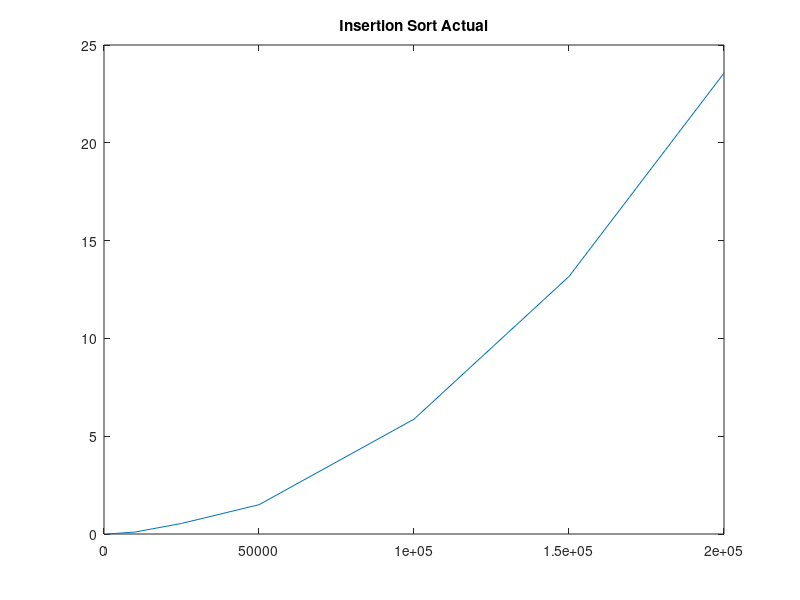
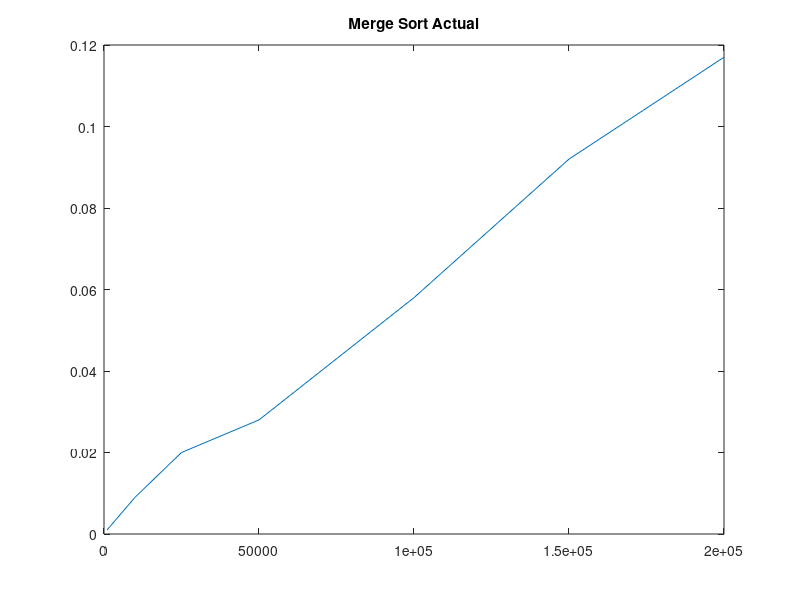
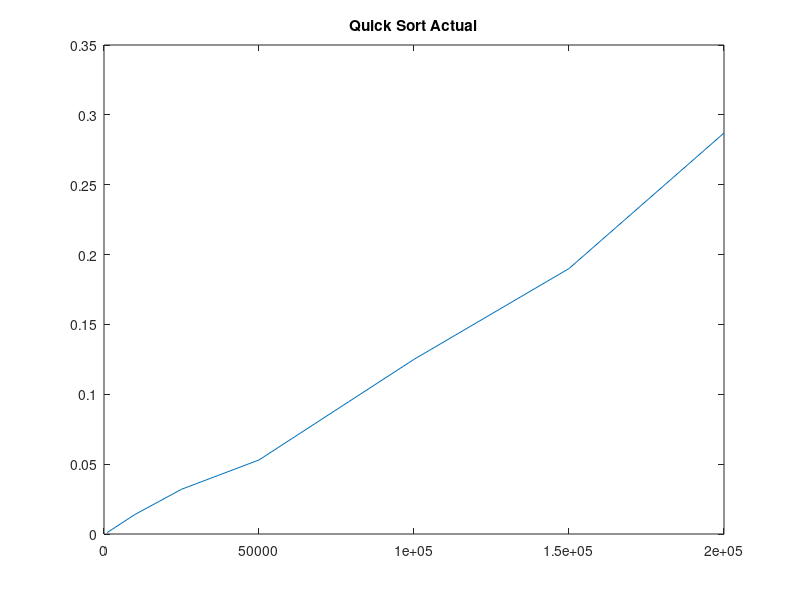
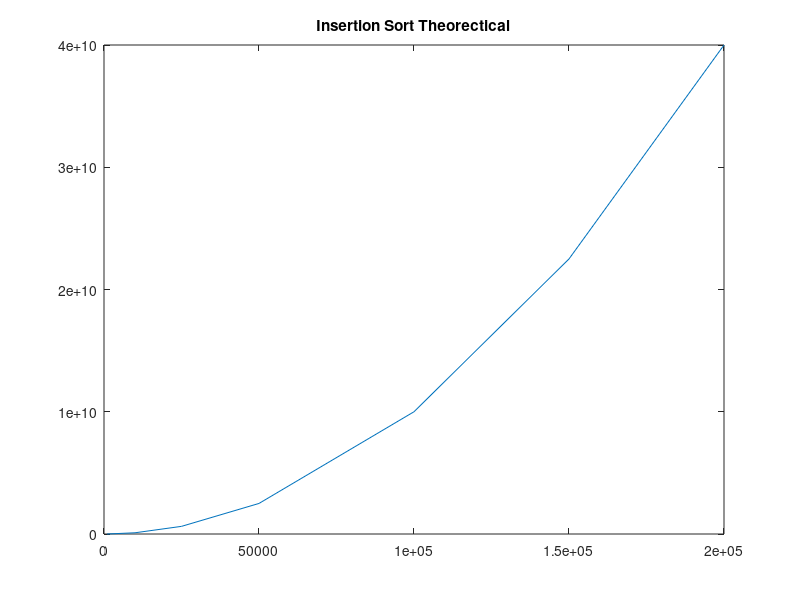

Write the MATLAB code that produced these figures, in order.
a = [0 .1 .539 1.498 5.87 13.166 23.564];
b = [.001 .009 .02 .028 .058 .092 .117];
c = [.001 .014 .032 .053 .125 .19 .287];
n = [1000, 10000, 25000, 50000, 100000, 150000, 200000];
ms = n.*log2(n);
is = n.^2;
figure
plot(n, a)
title('Insertion Sort Actual')

figure
plot(n, b)
title('Merge Sort Actual')

figure
plot(n, c)
title('Quick Sort Actual')

figure 
plot(n, is)
title('Insertion Sort Theorectical')

figure
plot(n, ms)
title('Merge Sort Theorectical')

figure
plot(n, ms)
title('Quick Sort Theorectical')